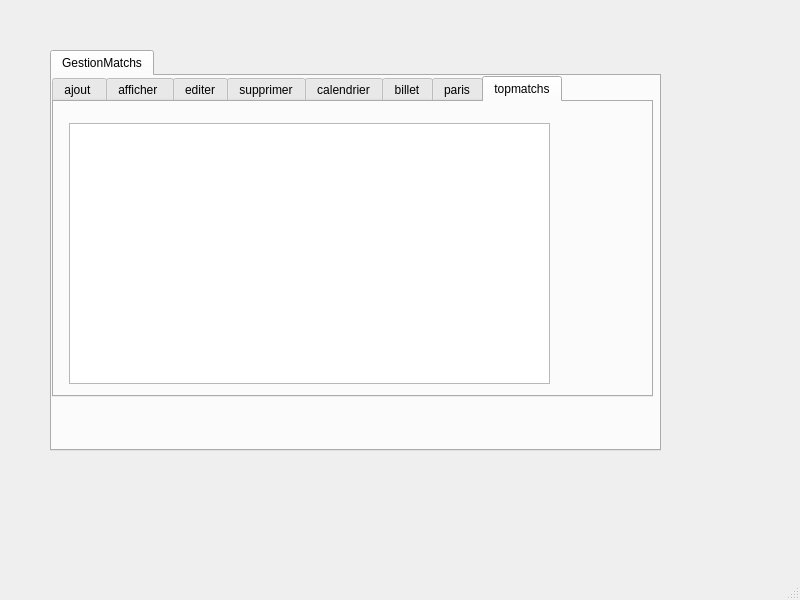
<?xml version="1.0" encoding="UTF-8"?>
<ui version="4.0">
 <class>MainWindow</class>
 <widget class="QMainWindow" name="MainWindow">
  <property name="geometry">
   <rect>
    <x>0</x>
    <y>0</y>
    <width>800</width>
    <height>600</height>
   </rect>
  </property>
  <property name="windowTitle">
   <string>MainWindow</string>
  </property>
  <widget class="QWidget" name="centralwidget">
   <widget class="QTabWidget" name="tabWidget">
    <property name="geometry">
     <rect>
      <x>50</x>
      <y>50</y>
      <width>611</width>
      <height>401</height>
     </rect>
    </property>
    <widget class="QWidget" name="tab_10">
     <attribute name="title">
      <string>GestionMatchs</string>
     </attribute>
     <widget class="QTabWidget" name="tabparis">
      <property name="geometry">
       <rect>
        <x>0</x>
        <y>0</y>
        <width>601</width>
        <height>321</height>
       </rect>
      </property>
      <property name="currentIndex">
       <number>7</number>
      </property>
      <widget class="QWidget" name="tab">
       <attribute name="title">
        <string>ajout </string>
       </attribute>
       <widget class="QGroupBox" name="groupBox">
        <property name="geometry">
         <rect>
          <x>10</x>
          <y>20</y>
          <width>491</width>
          <height>271</height>
         </rect>
        </property>
        <property name="title">
         <string>Ajout</string>
        </property>
        <widget class="QLabel" name="label">
         <property name="geometry">
          <rect>
           <x>20</x>
           <y>170</y>
           <width>51</width>
           <height>16</height>
          </rect>
         </property>
         <property name="text">
          <string>score</string>
         </property>
        </widget>
        <widget class="QLabel" name="label_2">
         <property name="geometry">
          <rect>
           <x>16</x>
           <y>80</y>
           <width>81</width>
           <height>20</height>
          </rect>
         </property>
         <property name="text">
          <string>equipe1/joueur1</string>
         </property>
        </widget>
        <widget class="QLabel" name="label_3">
         <property name="geometry">
          <rect>
           <x>20</x>
           <y>130</y>
           <width>81</width>
           <height>16</height>
          </rect>
         </property>
         <property name="text">
          <string>equipe2/joueur2</string>
         </property>
        </widget>
        <widget class="QLineEdit" name="le_score">
         <property name="geometry">
          <rect>
           <x>110</x>
           <y>170</y>
           <width>113</width>
           <height>20</height>
          </rect>
         </property>
         <property name="text">
          <string/>
         </property>
         <property name="maxLength">
          <number>8</number>
         </property>
        </widget>
        <widget class="QLineEdit" name="le_nom">
         <property name="geometry">
          <rect>
           <x>110</x>
           <y>80</y>
           <width>113</width>
           <height>20</height>
          </rect>
         </property>
        </widget>
        <widget class="QLineEdit" name="le_prenom">
         <property name="geometry">
          <rect>
           <x>110</x>
           <y>130</y>
           <width>113</width>
           <height>20</height>
          </rect>
         </property>
        </widget>
        <widget class="QPushButton" name="pushButton">
         <property name="geometry">
          <rect>
           <x>350</x>
           <y>190</y>
           <width>75</width>
           <height>23</height>
          </rect>
         </property>
         <property name="text">
          <string>ajouter</string>
         </property>
        </widget>
        <widget class="QLabel" name="label_5">
         <property name="geometry">
          <rect>
           <x>20</x>
           <y>40</y>
           <width>61</width>
           <height>16</height>
          </rect>
         </property>
         <property name="text">
          <string>NumMatch</string>
         </property>
        </widget>
        <widget class="QLabel" name="label_6">
         <property name="geometry">
          <rect>
           <x>240</x>
           <y>80</y>
           <width>47</width>
           <height>14</height>
          </rect>
         </property>
         <property name="text">
          <string>temps</string>
         </property>
        </widget>
        <widget class="QLabel" name="label_7">
         <property name="geometry">
          <rect>
           <x>240</x>
           <y>40</y>
           <width>47</width>
           <height>14</height>
          </rect>
         </property>
         <property name="text">
          <string>discpline</string>
         </property>
        </widget>
        <widget class="QLineEdit" name="le_num">
         <property name="geometry">
          <rect>
           <x>110</x>
           <y>40</y>
           <width>113</width>
           <height>20</height>
          </rect>
         </property>
        </widget>
        <widget class="QLineEdit" name="le_discpline">
         <property name="geometry">
          <rect>
           <x>300</x>
           <y>40</y>
           <width>113</width>
           <height>20</height>
          </rect>
         </property>
        </widget>
        <widget class="QLineEdit" name="le_temps">
         <property name="geometry">
          <rect>
           <x>300</x>
           <y>80</y>
           <width>113</width>
           <height>20</height>
          </rect>
         </property>
        </widget>
        <widget class="QLabel" name="label_17">
         <property name="geometry">
          <rect>
           <x>250</x>
           <y>130</y>
           <width>47</width>
           <height>14</height>
          </rect>
         </property>
         <property name="text">
          <string>date</string>
         </property>
        </widget>
        <widget class="QDateEdit" name="dateEdit">
         <property name="geometry">
          <rect>
           <x>310</x>
           <y>130</y>
           <width>110</width>
           <height>22</height>
          </rect>
         </property>
        </widget>
       </widget>
      </widget>
      <widget class="QWidget" name="tab_2">
       <attribute name="title">
        <string>afficher </string>
       </attribute>
       <widget class="QTableView" name="tab_etudiant">
        <property name="geometry">
         <rect>
          <x>45</x>
          <y>31</y>
          <width>441</width>
          <height>251</height>
         </rect>
        </property>
       </widget>
      </widget>
      <widget class="QWidget" name="tab_7">
       <attribute name="title">
        <string>editer</string>
       </attribute>
       <widget class="QGroupBox" name="groupBox_2">
        <property name="geometry">
         <rect>
          <x>10</x>
          <y>10</y>
          <width>481</width>
          <height>271</height>
         </rect>
        </property>
        <property name="title">
         <string/>
        </property>
        <widget class="QLabel" name="label_11">
         <property name="geometry">
          <rect>
           <x>20</x>
           <y>170</y>
           <width>51</width>
           <height>16</height>
          </rect>
         </property>
         <property name="text">
          <string>score</string>
         </property>
        </widget>
        <widget class="QLabel" name="label_12">
         <property name="geometry">
          <rect>
           <x>10</x>
           <y>80</y>
           <width>81</width>
           <height>20</height>
          </rect>
         </property>
         <property name="text">
          <string>equipe1/joueur1</string>
         </property>
        </widget>
        <widget class="QLabel" name="label_13">
         <property name="geometry">
          <rect>
           <x>10</x>
           <y>130</y>
           <width>81</width>
           <height>20</height>
          </rect>
         </property>
         <property name="text">
          <string>equipe2/joueur2</string>
         </property>
        </widget>
        <widget class="QLineEdit" name="le_score_2">
         <property name="geometry">
          <rect>
           <x>100</x>
           <y>170</y>
           <width>113</width>
           <height>20</height>
          </rect>
         </property>
         <property name="text">
          <string/>
         </property>
         <property name="maxLength">
          <number>8</number>
         </property>
        </widget>
        <widget class="QLineEdit" name="le_nom_2">
         <property name="geometry">
          <rect>
           <x>100</x>
           <y>80</y>
           <width>113</width>
           <height>20</height>
          </rect>
         </property>
        </widget>
        <widget class="QLineEdit" name="le_prenom_2">
         <property name="geometry">
          <rect>
           <x>100</x>
           <y>130</y>
           <width>113</width>
           <height>20</height>
          </rect>
         </property>
        </widget>
        <widget class="QLabel" name="label_14">
         <property name="geometry">
          <rect>
           <x>20</x>
           <y>40</y>
           <width>61</width>
           <height>16</height>
          </rect>
         </property>
         <property name="text">
          <string>NumMatch</string>
         </property>
        </widget>
        <widget class="QLabel" name="label_15">
         <property name="geometry">
          <rect>
           <x>240</x>
           <y>80</y>
           <width>47</width>
           <height>14</height>
          </rect>
         </property>
         <property name="text">
          <string>temps</string>
         </property>
        </widget>
        <widget class="QLabel" name="label_16">
         <property name="geometry">
          <rect>
           <x>240</x>
           <y>40</y>
           <width>47</width>
           <height>14</height>
          </rect>
         </property>
         <property name="text">
          <string>discpline</string>
         </property>
        </widget>
        <widget class="QLineEdit" name="le_num_2">
         <property name="geometry">
          <rect>
           <x>100</x>
           <y>40</y>
           <width>113</width>
           <height>20</height>
          </rect>
         </property>
        </widget>
        <widget class="QLineEdit" name="le_discpline_2">
         <property name="geometry">
          <rect>
           <x>300</x>
           <y>40</y>
           <width>113</width>
           <height>20</height>
          </rect>
         </property>
        </widget>
        <widget class="QLineEdit" name="le_temps_2">
         <property name="geometry">
          <rect>
           <x>300</x>
           <y>80</y>
           <width>113</width>
           <height>20</height>
          </rect>
         </property>
        </widget>
        <widget class="QPushButton" name="pushButton_6">
         <property name="geometry">
          <rect>
           <x>320</x>
           <y>190</y>
           <width>75</width>
           <height>23</height>
          </rect>
         </property>
         <property name="text">
          <string>editer</string>
         </property>
        </widget>
        <widget class="QDateEdit" name="dateEdit_2">
         <property name="geometry">
          <rect>
           <x>310</x>
           <y>130</y>
           <width>110</width>
           <height>22</height>
          </rect>
         </property>
        </widget>
        <widget class="QLabel" name="label_18">
         <property name="geometry">
          <rect>
           <x>240</x>
           <y>130</y>
           <width>47</width>
           <height>14</height>
          </rect>
         </property>
         <property name="text">
          <string>date</string>
         </property>
        </widget>
       </widget>
      </widget>
      <widget class="QWidget" name="tab_3">
       <attribute name="title">
        <string>supprimer</string>
       </attribute>
       <widget class="QLabel" name="label_4">
        <property name="geometry">
         <rect>
          <x>36</x>
          <y>60</y>
          <width>61</width>
          <height>20</height>
         </rect>
        </property>
        <property name="text">
         <string>NumMatch</string>
        </property>
       </widget>
       <widget class="QLineEdit" name="lineEdit">
        <property name="geometry">
         <rect>
          <x>110</x>
          <y>60</y>
          <width>113</width>
          <height>20</height>
         </rect>
        </property>
       </widget>
       <widget class="QPushButton" name="pushButton_2">
        <property name="geometry">
         <rect>
          <x>250</x>
          <y>120</y>
          <width>75</width>
          <height>23</height>
         </rect>
        </property>
        <property name="text">
         <string>supprimer</string>
        </property>
       </widget>
      </widget>
      <widget class="QWidget" name="tab_8">
       <attribute name="title">
        <string>calendrier</string>
       </attribute>
       <widget class="QTableView" name="tabmatch">
        <property name="geometry">
         <rect>
          <x>45</x>
          <y>21</y>
          <width>451</width>
          <height>271</height>
         </rect>
        </property>
       </widget>
      </widget>
      <widget class="QWidget" name="tab_4">
       <attribute name="title">
        <string>billet</string>
       </attribute>
       <widget class="QLineEdit" name="lineEdit_2">
        <property name="geometry">
         <rect>
          <x>80</x>
          <y>40</y>
          <width>113</width>
          <height>20</height>
         </rect>
        </property>
       </widget>
       <widget class="QLabel" name="label_21">
        <property name="geometry">
         <rect>
          <x>20</x>
          <y>40</y>
          <width>61</width>
          <height>16</height>
         </rect>
        </property>
        <property name="text">
         <string>NumMatch</string>
        </property>
       </widget>
       <widget class="QLabel" name="label_22">
        <property name="geometry">
         <rect>
          <x>46</x>
          <y>100</y>
          <width>21</width>
          <height>20</height>
         </rect>
        </property>
        <property name="text">
         <string>id</string>
        </property>
       </widget>
       <widget class="QLineEdit" name="le_id">
        <property name="geometry">
         <rect>
          <x>80</x>
          <y>100</y>
          <width>113</width>
          <height>20</height>
         </rect>
        </property>
       </widget>
       <widget class="QLabel" name="label_23">
        <property name="geometry">
         <rect>
          <x>40</x>
          <y>170</y>
          <width>47</width>
          <height>14</height>
         </rect>
        </property>
        <property name="text">
         <string>Prix</string>
        </property>
       </widget>
       <widget class="QLineEdit" name="le_prix">
        <property name="geometry">
         <rect>
          <x>80</x>
          <y>170</y>
          <width>113</width>
          <height>20</height>
         </rect>
        </property>
       </widget>
       <widget class="QTableView" name="tableView_3">
        <property name="geometry">
         <rect>
          <x>230</x>
          <y>30</y>
          <width>261</width>
          <height>161</height>
         </rect>
        </property>
       </widget>
       <widget class="QPushButton" name="pushButton_5">
        <property name="geometry">
         <rect>
          <x>170</x>
          <y>240</y>
          <width>75</width>
          <height>23</height>
         </rect>
        </property>
        <property name="text">
         <string>valider</string>
        </property>
       </widget>
      </widget>
      <widget class="QWidget" name="tab_5">
       <attribute name="title">
        <string>paris</string>
       </attribute>
       <widget class="QLabel" name="label_8">
        <property name="geometry">
         <rect>
          <x>30</x>
          <y>110</y>
          <width>101</width>
          <height>31</height>
         </rect>
        </property>
        <property name="text">
         <string>E1_G/J1</string>
        </property>
       </widget>
       <widget class="QLabel" name="label_9">
        <property name="geometry">
         <rect>
          <x>30</x>
          <y>170</y>
          <width>71</width>
          <height>31</height>
         </rect>
        </property>
        <property name="text">
         <string>E2_G/J2</string>
        </property>
       </widget>
       <widget class="QLabel" name="label_10">
        <property name="geometry">
         <rect>
          <x>30</x>
          <y>240</y>
          <width>101</width>
          <height>20</height>
         </rect>
        </property>
        <property name="text">
         <string>Egalite</string>
        </property>
       </widget>
       <widget class="QLabel" name="label_19">
        <property name="geometry">
         <rect>
          <x>30</x>
          <y>64</y>
          <width>47</width>
          <height>20</height>
         </rect>
        </property>
        <property name="text">
         <string>Player</string>
        </property>
       </widget>
       <widget class="QLineEdit" name="le_player">
        <property name="geometry">
         <rect>
          <x>100</x>
          <y>70</y>
          <width>113</width>
          <height>20</height>
         </rect>
        </property>
       </widget>
       <widget class="QLineEdit" name="le_e1">
        <property name="geometry">
         <rect>
          <x>100</x>
          <y>120</y>
          <width>113</width>
          <height>20</height>
         </rect>
        </property>
       </widget>
       <widget class="QLineEdit" name="le_e2">
        <property name="geometry">
         <rect>
          <x>100</x>
          <y>180</y>
          <width>113</width>
          <height>20</height>
         </rect>
        </property>
       </widget>
       <widget class="QLineEdit" name="le_e3">
        <property name="geometry">
         <rect>
          <x>100</x>
          <y>240</y>
          <width>113</width>
          <height>20</height>
         </rect>
        </property>
       </widget>
       <widget class="QTableView" name="tableView">
        <property name="geometry">
         <rect>
          <x>240</x>
          <y>70</y>
          <width>256</width>
          <height>192</height>
         </rect>
        </property>
       </widget>
       <widget class="QPushButton" name="pushButton_3">
        <property name="geometry">
         <rect>
          <x>350</x>
          <y>270</y>
          <width>75</width>
          <height>23</height>
         </rect>
        </property>
        <property name="text">
         <string>parier</string>
        </property>
       </widget>
       <widget class="QPushButton" name="pushButton_4">
        <property name="geometry">
         <rect>
          <x>240</x>
          <y>270</y>
          <width>75</width>
          <height>23</height>
         </rect>
        </property>
        <property name="text">
         <string>Anuller</string>
        </property>
       </widget>
       <widget class="QLineEdit" name="le_num_3">
        <property name="geometry">
         <rect>
          <x>100</x>
          <y>30</y>
          <width>113</width>
          <height>20</height>
         </rect>
        </property>
       </widget>
       <widget class="QLabel" name="label_20">
        <property name="geometry">
         <rect>
          <x>16</x>
          <y>30</y>
          <width>61</width>
          <height>20</height>
         </rect>
        </property>
        <property name="text">
         <string>NumMatch</string>
        </property>
       </widget>
      </widget>
      <widget class="QWidget" name="tab_6">
       <attribute name="title">
        <string>topmatchs</string>
       </attribute>
       <widget class="QTableView" name="tableView_2">
        <property name="geometry">
         <rect>
          <x>15</x>
          <y>21</y>
          <width>481</width>
          <height>261</height>
         </rect>
        </property>
       </widget>
      </widget>
     </widget>
    </widget>
   </widget>
  </widget>
  <widget class="QMenuBar" name="menubar">
   <property name="geometry">
    <rect>
     <x>0</x>
     <y>0</y>
     <width>800</width>
     <height>26</height>
    </rect>
   </property>
  </widget>
  <widget class="QStatusBar" name="statusbar"/>
 </widget>
 <resources/>
 <connections/>
</ui>
